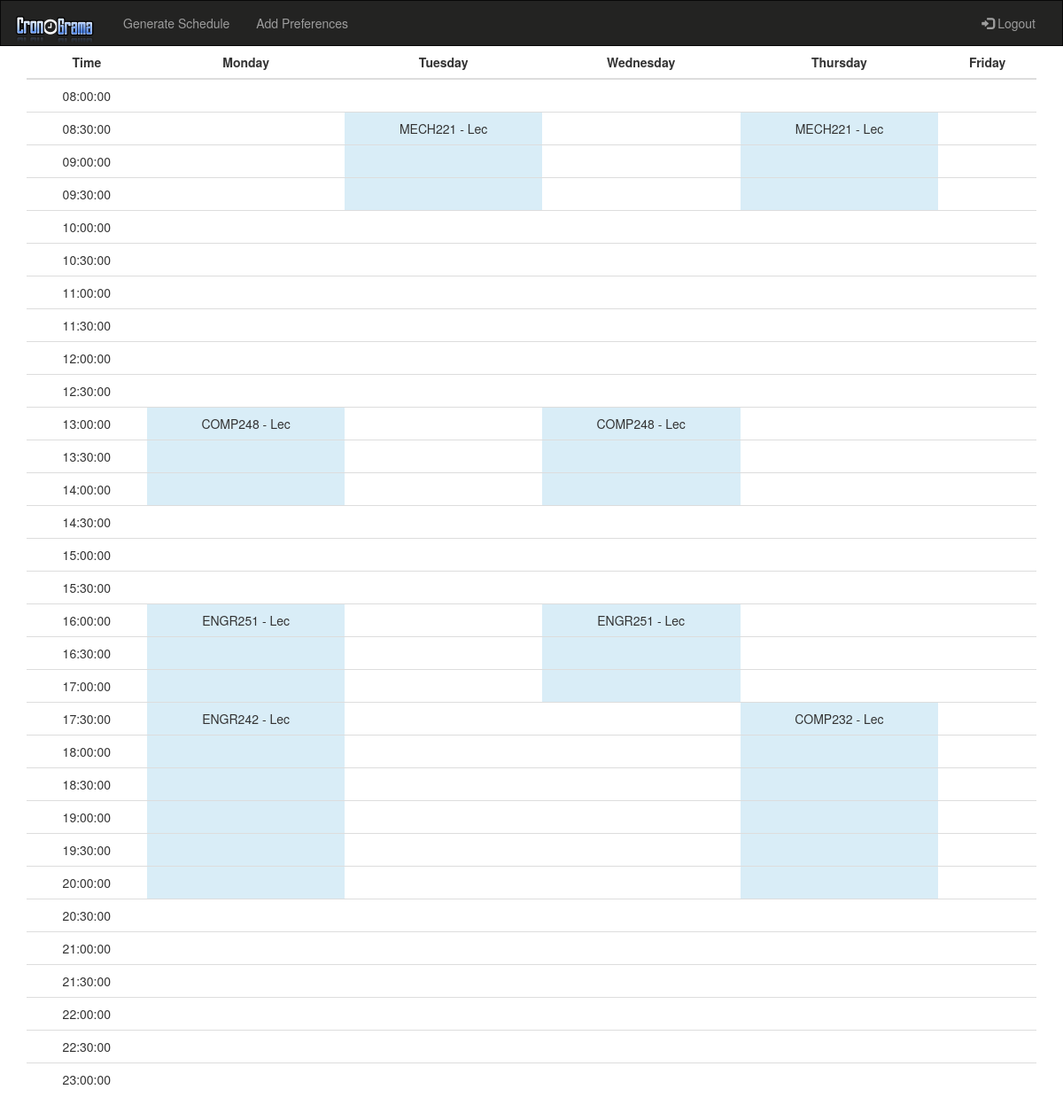
The app's page /home.php (signed in) with its own data.
### tables this page shows
CREATE TABLE `courseinfo` (
  `id` int(11) NOT NULL,
  `name` varchar(39) NOT NULL,
  `day` varchar(39) NOT NULL,
  `courseType` varchar(39) NOT NULL,
  `start` time(2) NOT NULL,
  `end` time(2) NOT NULL,
  `code` varchar(39) NOT NULL,
  `course_id` int(11) NOT NULL
);

### home.php (the view, shortened to what this page needs)
<!DOCTYPE html>
<html lang="en">
<head>
  <link rel="stylesheet" href="https://maxcdn.bootstrapcdn.com/bootstrap/3.3.7/css/bootstrap.min.css">
</head>
<body>
<nav class="navbar navbar-inverse">
  <div class="container-fluid">
    <div class="navbar-header">
      <a class="navbar-brand" href="#"><img src="capture.png"></a>
    </div>
    <div class="collapse navbar-collapse" id="myNavbar">
      <ul class="nav navbar-nav">
        <li><a href="generateSchedule.php">Generate Schedule</a></li>
		<li><a href="#" data-toggle="modal" data-target="#myModal">Add Preferences</a></li>
      </ul>
      <ul class="nav navbar-nav navbar-right">
        <li><a href="logout.php"><span class="glyphicon glyphicon-log-in"></span> Logout</a></li>
      </ul>
    </div>
  </div>
</nav>
<div class="container">
<div class="table-responsive">
	<table class="table">
    <thead>
      <tr>
		<th><center>Time</center></th>
        <th><center>Monday</center></th>
        <th><center>Tuesday</center></th>
        <th><center>Wednesday</center></th>
		<th><center>Thursday</center></th>
        <th><center>Friday</center></th>
      </tr>
    </thead>
    <tbody>
</body>
</html>
<?php
	function get_minutes ( $start, $end ) {
	   while ( strtotime($start) <= strtotime($end) ) {
		   $minutes[] = date("H:i:s", strtotime( "$start" ) );
		   $start = date("H:i:s", strtotime( "$start + 30 mins")) ;
		}
		return $minutes;
	}
	$user = $_SESSION['id'];
	$days= array("M", "T", "W", "J", "F");
	$servername = "localhost";
	$username = "root";
	$password = "publicvoid1";
	$dbname = "school";
	$conn = new mysqli($servername, $username, $password, $dbname);
	$minutes = get_minutes('08:00', '23:00');
	foreach($minutes as $minute)
	{
		echo "<tr>";
		echo "<td><center>" . $minute. "</center></td>";
		$end = date("H:i:s", strtotime( "$minute + 30 mins")) ;
		foreach($days as $day)
		{
			$sql = "SELECT DISTINCT * FROM schedule join courseinfo on courseinfo.id = schedule.courseName and schedule.studentID = '$user'
					AND ((schedule.start > '$minute' and schedule.start <= '$end') or (schedule.start <= '$minute' AND schedule.end > '$minute')) AND schedule.day = '$day'";
			$schedule = $conn->query($sql);
			if($schedule->num_rows > 0)
			{
				$scheduleRow = $schedule->fetch_assoc();
				if($scheduleRow["start"] >= $minute && $scheduleRow["start"] <= $end)
					echo "<td class = info><center>".$scheduleRow["code"]. " - ".$scheduleRow["courseType"]. "</center></td>";
				else
					echo "<td class = info></td>";
			}
			else
				echo "<td></td>";
		}
		echo "</tr>";
	}
?>
</html>

### home.php (style rules this page uses)
.navbar { background-color: #232322; margin-bottom: 0; border-radius: 0; }

### records on screen
courseinfo: code "MECH221", courseType "Lec"
courseinfo: code "COMP248", courseType "Lec"
courseinfo: code "ENGR251", courseType "Lec"
courseinfo: code "ENGR242", courseType "Lec"
courseinfo: code "COMP232", courseType "Lec"

### other values on screen
$minute "08:00:00"
$minute "08:30:00"
$minute "09:00:00"
$minute "09:30:00"
$minute "10:00:00"
$minute "10:30:00"
$minute "11:00:00"
$minute "11:30:00"
$minute "12:00:00"
$minute "12:30:00"
$minute "13:00:00"
$minute "13:30:00"
$minute "14:00:00"
$minute "14:30:00"
$minute "15:00:00"
